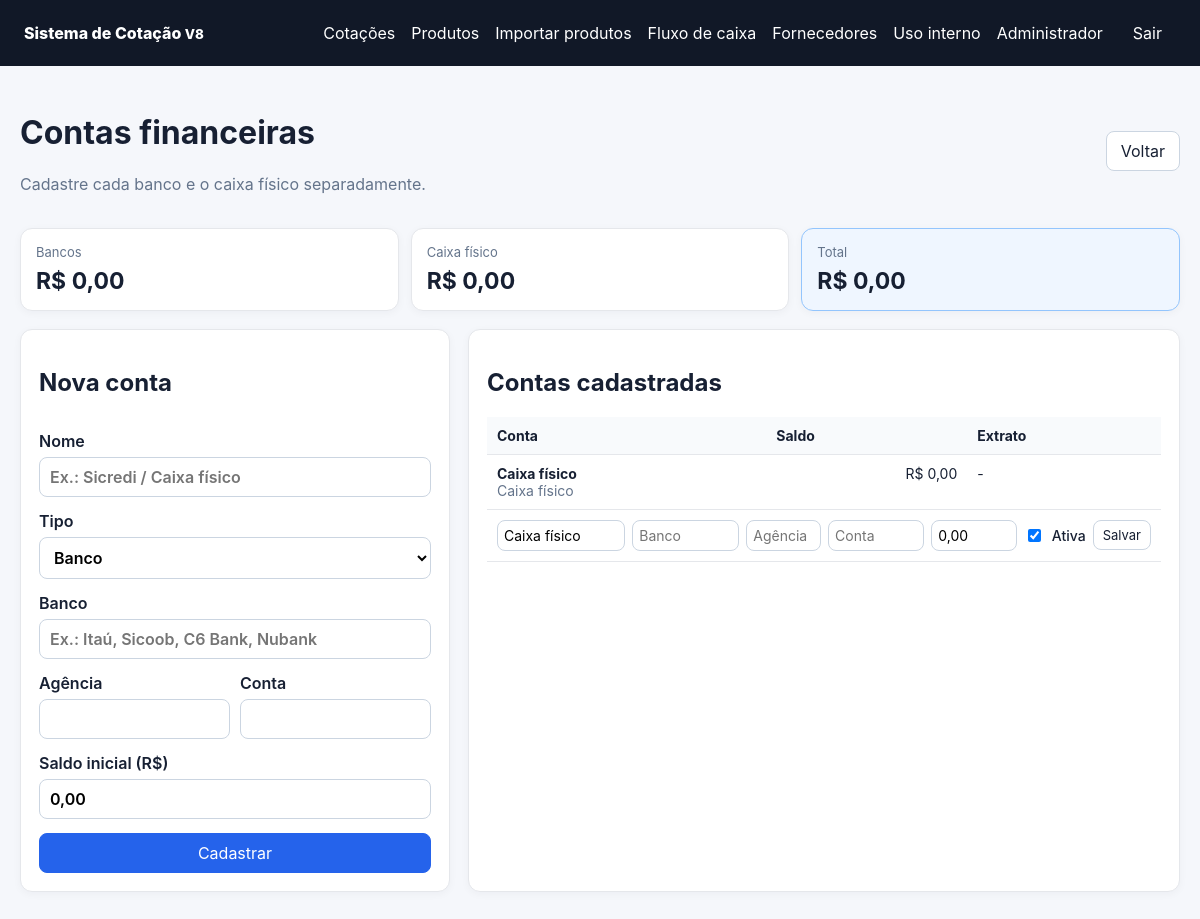
The app's page /admin/financeiro/contas (signed in) with its own data.
### app/models.py (models this page shows)
class User(Base):
    __tablename__ = "users"
    id: Mapped[int] = mapped_column(primary_key=True)
    name: Mapped[str] = mapped_column(String(120))
    email: Mapped[str] = mapped_column(String(180), unique=True, index=True)
    password_hash: Mapped[str] = mapped_column(String(255))
    role: Mapped[str] = mapped_column(String(20), default="supplier")
    company_name: Mapped[str | None] = mapped_column(String(180), nullable=True)
    active: Mapped[bool] = mapped_column(Boolean, default=True)
    must_change_password: Mapped[bool] = mapped_column(Boolean, default=False)

class FinancialAccount(Base):
    __tablename__ = "financial_accounts"
    id: Mapped[int] = mapped_column(primary_key=True)
    name: Mapped[str] = mapped_column(String(160), unique=True, index=True)
    account_type: Mapped[str] = mapped_column(String(20), default="bank")  # bank | cash
    bank_name: Mapped[str | None] = mapped_column(String(120), nullable=True)
    agency: Mapped[str | None] = mapped_column(String(60), nullable=True)
    account_number: Mapped[str | None] = mapped_column(String(80), nullable=True)
    opening_balance: Mapped[Decimal] = mapped_column(Numeric(16, 2), default=0)
    last_statement_balance: Mapped[Decimal | None] = mapped_column(Numeric(16, 2), nullable=True)
    last_statement_date: Mapped[date | None] = mapped_column(Date, nullable=True)
    active: Mapped[bool] = mapped_column(Boolean, default=True)
    created_at: Mapped[datetime] = mapped_column(DateTime, default=datetime.utcnow)

### app/finance.py (the view)
@router.get("/admin/financeiro/contas", response_class=HTMLResponse)
def financial_accounts_page(request: Request, db: Session = Depends(get_db)):
    user=require_admin(request, db)
    accounts, _, balances, bank_total, cash_total = finance_context(db)
    return templates.TemplateResponse(request, "financial_accounts.html", {"user":user,"accounts":accounts,"balances":balances,"bank_total":bank_total,"cash_total":cash_total,"error":None})

### app/templates/financial_accounts.html
{% extends "base.html" %}{% block title %}Contas financeiras{% endblock %}{% block content %}
<div class="page-head"><div><h1>Contas financeiras</h1><p class="muted">Cadastre cada banco e o caixa físico separadamente.</p></div><a class="button" href="/admin/financeiro">Voltar</a></div>
<div class="kpi-grid"><div class="kpi-card"><span>Bancos</span><strong>R$ {{'%.2f'|format(bank_total)|replace('.', ',')}}</strong></div><div class="kpi-card"><span>Caixa físico</span><strong>R$ {{'%.2f'|format(cash_total)|replace('.', ',')}}</strong></div><div class="kpi-card highlight"><span>Total</span><strong>R$ {{'%.2f'|format(bank_total+cash_total)|replace('.', ',')}}</strong></div></div>
<div class="grid two"><form method="post" class="card stack"><h2>Nova conta</h2><label>Nome<input name="name" placeholder="Ex.: Sicredi / Caixa físico" required></label><label>Tipo<select name="account_type"><option value="bank">Banco</option><option value="cash">Caixa físico</option></select></label><label>Banco<input name="bank_name" placeholder="Ex.: Itaú, Sicoob, C6 Bank, Nubank"></label><div class="form-row"><label>Agência<input name="agency"></label><label>Conta<input name="account_number"></label></div><label>Saldo inicial (R$)<input name="opening_balance" value="0,00"></label><button class="primary">Cadastrar</button></form>
<div class="card"><h2>Contas cadastradas</h2><div class="table-wrap"><table><thead><tr><th>Conta</th><th>Saldo</th><th>Extrato</th></tr></thead><tbody>{% for a in accounts %}<tr><td><strong>{{a.name}}</strong><div class="muted">{{a.bank_name or ('Caixa físico' if a.account_type=='cash' else '')}}</div></td><td class="money">R$ {{'%.2f'|format(balances[a.id])|replace('.', ',')}}</td><td>{% if a.last_statement_date %}{{a.last_statement_date.strftime('%d/%m/%Y')}}<div class="muted">R$ {{'%.2f'|format(a.last_statement_balance)|replace('.', ',')}}</div>{% else %}-{% endif %}</td></tr><tr><td colspan="3"><form method="post" action="/admin/financeiro/contas/{{a.id}}/editar" class="account-edit-grid"><input name="name" value="{{a.name}}" required><input name="bank_name" value="{{a.bank_name or ''}}" placeholder="Banco"><input name="agency" value="{{a.agency or ''}}" placeholder="Agência"><input name="account_number" value="{{a.account_number or ''}}" placeholder="Conta"><input name="opening_balance" value="{{'%.2f'|format(a.opening_balance)|replace('.', ',')}}"><label class="check"><input type="checkbox" name="active" value="1" {% if a.active %}checked{% endif %}> Ativa</label><button class="compact">Salvar</button></form></td></tr>{% endfor %}</tbody></table></div></div></div>
{% endblock %}

### app/templates/base.html (shortened to what this page needs)
<!doctype html>
<html lang="pt-BR">
<head>
  <link rel="stylesheet" href="/static/style.css?v=10">
</head>
<body>
<header class="topbar">
  <div class="brand">Sistema de Cotação <small class="app-version">V8</small></div>
  {% if user %}
  <div class="nav">
    {% if user.role == 'admin' %}<a href="/admin">Cotações</a><a href="/admin/produtos">Produtos</a><a href="/admin/importacao-produtos">Importar produtos</a><a href="/admin/financeiro">Fluxo de caixa</a><a href="/admin/fornecedores">Fornecedores</a><a href="/uso-interno">Uso interno</a>{% elif user.role == 'employee' %}<a href="/uso-interno">Registrar retirada</a><a href="/uso-interno/alterar-senha">Alterar senha</a>{% else %}<a href="/fornecedor">Minhas cotações</a><a href="/fornecedor/alterar-senha">Alterar senha</a>{% endif %}
    <span>{{ user.name }}</span>
    <form action="/logout" method="post"><button class="link-btn">Sair</button></form>
  </div>
  {% endif %}
</header>
<main class="container">{% block content %}{% endblock %}</main>
</body>
</html>

### app/static/style.css (style rules this page uses)
:root { font-family:Inter,ui-sans-serif,system-ui,-apple-system,BlinkMacSystemFont,"Segoe UI",sans-serif;color:#172033;background:#f5f7fb }
* { box-sizing:border-box }
body { margin:0 }
.topbar { display:flex;justify-content:space-between;align-items:center;padding:14px 24px;background:#111827;color:#fff }
.brand { font-weight:800 }
.nav { display:flex;gap:16px;align-items:center }
.nav a,.link-btn { color:#fff;text-decoration:none;background:none;border:0;cursor:pointer;font:inherit }
.nav form { margin:0 }
.container { max-width:1500px;margin:26px auto;padding:0 20px }
.page-head { display:flex;justify-content:space-between;gap:16px;align-items:center;margin-bottom:18px }
.card { background:#fff;border:1px solid #e5e7eb;border-radius:12px;padding:18px;margin-bottom:18px;box-shadow:0 2px 8px rgba(15,23,42,.04) }
.stack { display:grid;gap:14px }
.grid.two { display:grid;grid-template-columns:minmax(280px,430px) 1fr;gap:18px }
label { display:grid;gap:6px;font-weight:600 }
input,select,textarea,button,.button { font:inherit }
input,select,textarea { width:100%;padding:9px 10px;border:1px solid #cbd5e1;border-radius:8px;background:#fff }
button,.button { border:1px solid #cbd5e1;border-radius:8px;padding:9px 14px;background:#fff;color:#172033;text-decoration:none;cursor:pointer;display:inline-block }
.primary { background:#2563eb;color:#fff;border-color:#2563eb }
.muted { color:#64748b }
.table-wrap { overflow:auto }
table { width:100%;border-collapse:collapse;font-size:14px }
th,td { text-align:left;padding:10px;border-bottom:1px solid #e5e7eb;vertical-align:top }
th { background:#f8fafc;white-space:nowrap }
.check { display:flex;align-items:center;gap:8px;font-weight:500 }
.check input { width:auto }
.compact { padding:6px 9px;font-size:13px;white-space:nowrap }
.kpi-grid { display:grid;grid-template-columns:repeat(auto-fit,minmax(190px,1fr));gap:12px;margin-bottom:18px }
.kpi-card { background:#fff;border:1px solid #e5e7eb;border-radius:12px;padding:15px;box-shadow:0 2px 8px rgba(15,23,42,.04) }
.kpi-card span { display:block;color:#64748b;font-size:13px;margin-bottom:7px }
.kpi-card strong { font-size:23px }
.kpi-card.highlight { border-color:#93c5fd;background:#eff6ff }
.money { text-align:right;white-space:nowrap }
.form-row { display:grid;grid-template-columns:1fr 1fr;gap:10px }
.account-edit-grid { display:grid;grid-template-columns:1.2fr 1fr .7fr .9fr .8fr auto auto;gap:7px;align-items:center }
.account-edit-grid input { padding:6px }

### records on screen
User: name "Administrador"
FinancialAccount: name "Caixa físico", bank_name+account_type "Caixa físico", id "0,00", opening_balance "0,00", active "☑"

### other values on screen
{{ '%.2f'|format(bank_total)|replace('.', ',') }} "0,00"
{{ '%.2f'|format(cash_total)|replace('.', ',') }} "0,00"
{{ '%.2f'|format(bank_total+cash_total)|replace('.', ',') }} "0,00"
